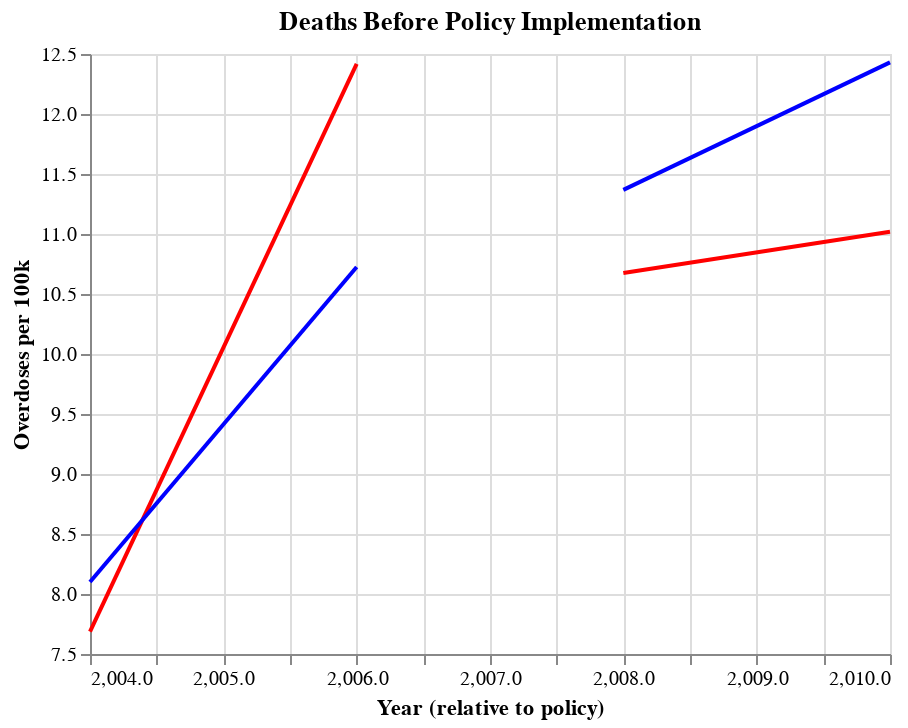

Notebook source saved alongside this figure:
### Code cell
comp_before, comp_after = get_charts(b4 = comp_b4_preds, after = comp_after_preds, title_b4 = "deaths before policy", title_after="deaths after policy", color="blue")
base_before + base_after + comp_before + comp_after

### Figure 1 — Vega-Lite specification as saved in the notebook (floating-point values rounded to 4 significant figures)
{"config": {"view": {"continuousWidth": 400, "continuousHeight": 300}}, "layer": [{"data": {"name": "data-fe7c419fd14b5753974ad19cd871ade5"}, "mark": "line", "encoding": {"color": {"value": "red"}, "x": {"field": "Year", "scale": {"zero": false}, "type": "quantitative"}, "y": {"field": "overdose_per_100k", "scale": {"zero": false}, "type": "quantitative"}}, "title": "Deaths Before Policy Implementation", "transform": [{"on": "Year", "regression": "overdose_per_100k"}]}, {"data": {"name": "data-be71de59e69e13ff77033e49d37c52a7"}, "mark": "line", "encoding": {"color": {"value": "red"}, "x": {"field": "Year", "scale": {"zero": false}, "title": "Year (relative to policy)", "type": "quantitative"}, "y": {"field": "overdose_per_100k", "scale": {"zero": false}, "title": "Overdoses per 100k", "type": "quantitative"}}, "title": "Deaths After Policy Implementation", "transform": [{"on": "Year", "regression": "overdose_per_100k"}]}, {"data": {"name": "data-62d981b68ebd7f65df9a4b0a584a51e9"}, "mark": "line", "encoding": {"color": {"value": "blue"}, "x": {"field": "Year", "scale": {"zero": false}, "type": "quantitative"}, "y": {"field": "overdose_per_100k", "scale": {"zero": false}, "type": "quantitative"}}, "title": "deaths before policy", "transform": [{"on": "Year", "regression": "overdose_per_100k"}]}, {"data": {"name": "data-74ccafe748a9450759f9365f6e0db46a"}, "mark": "line", "encoding": {"color": {"value": "blue"}, "x": {"field": "Year", "scale": {"zero": false}, "title": "Year (relative to policy)", "type": "quantitative"}, "y": {"field": "overdose_per_100k", "scale": {"zero": false}, "title": "Overdoses per 100k", "type": "quantitative"}}, "title": "deaths after policy", "transform": [{"on": "Year", "regression": "overdose_per_100k"}]}], "$schema": "https://vega.github.io/schema/vega-lite/v4.17.0.json", "datasets": {"data-fe7c419fd14b5753974ad19cd871ade5": [{"overdose_per_100k": 7.687, "ci_low": -4.135, "ci_high": 19.51, "Year": 2004.0}, {"overdose_per_100k": 10.05, "ci_low": 2.575, "ci_high": 17.53, "Year": 2005.0}, {"overdose_per_100k": 12.42, "ci_low": 0.5959, "ci_high": 24.24, "Year": 2006.0}], "data-be71de59e69e13ff77033e49d37c52a7": [{"overdose_per_100k": 10.68, "ci_low": 0.4395, "ci_high": 20.91, "Year": 2008.0}, {"overdose_per_100k": 10.85, "ci_low": 4.373, "ci_high": 17.32, "Year": 2009.0}, {"overdose_per_100k": 11.02, "ci_low": 0.782, "ci_high": 21.25, "Year": 2010.0}], "data-62d981b68ebd7f65df9a4b0a584a51e9": [{"overdose_per_100k": 8.101, "ci_low": 1.6, "ci_high": 14.6, "Year": 2004.0}, {"overdose_per_100k": 9.413, "ci_low": 5.302, "ci_high": 13.52, "Year": 2005.0}, {"overdose_per_100k": 10.73, "ci_low": 4.225, "ci_high": 17.23, "Year": 2006.0}], "data-74ccafe748a9450759f9365f6e0db46a": [{"overdose_per_100k": 11.37, "ci_low": 9.404, "ci_high": 13.33, "Year": 2008.0}, {"overdose_per_100k": 11.9, "ci_low": 10.66, "ci_high": 13.14, "Year": 2009.0}, {"overdose_per_100k": 12.43, "ci_low": 10.47, "ci_high": 14.39, "Year": 2010.0}]}}
